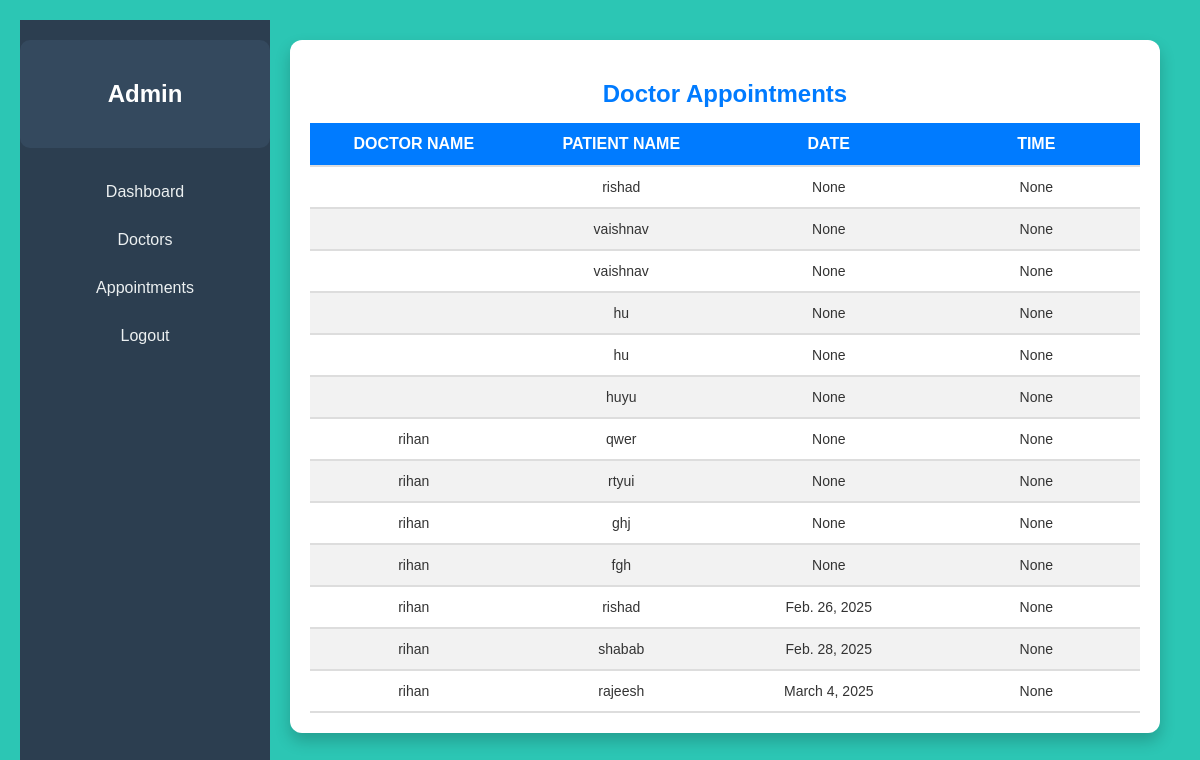
Before: /api/viewappointment with the older database file.
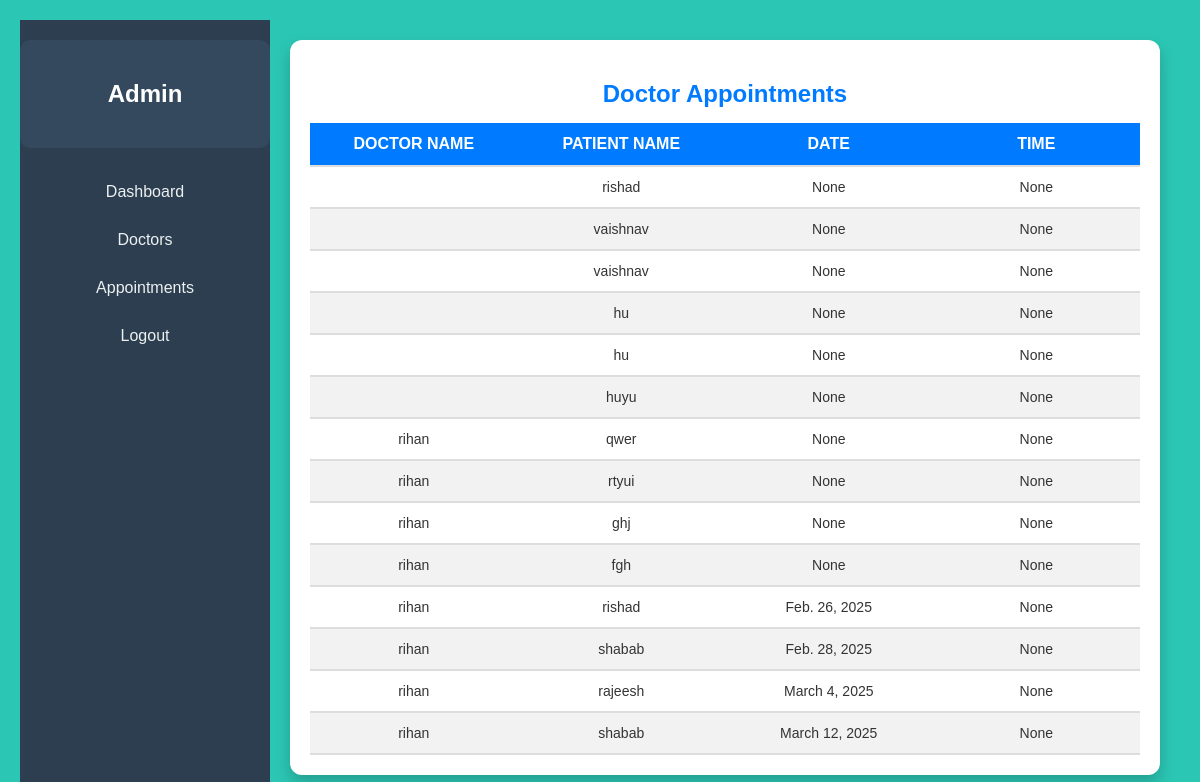
After: the same page with the newer database file.
### Predictivehealthapp/models.py (models this page shows)
class bookinginfoTable(models.Model):
    USERID=models.ForeignKey(userTable,on_delete=models.CASCADE,null=True,blank=True,related_name='userid')
    DOCTORID=models.ForeignKey(DoctorTable,on_delete=models.CASCADE,null=True,blank=True,)
    patient_name=models.CharField(max_length=300,null=True,blank=True)
    patient_age=models.CharField(max_length=300,null=True,blank=True)
    patient_height=models.CharField(max_length=300,null=True,blank=True)
    patient_weight=models.CharField(max_length=300,null=True,blank=True)
    patient_addr=models.CharField(max_length=300,null=True,blank=True)
    APPOINTMENTDATE=models.DateField(null=True,blank=True)
    APPOINTMENTTIME=models.TimeField(null=True,blank=True)
    visitReason=models.CharField(max_length=300,null=True,blank=True)
    status=models.CharField(max_length=20,null=True,blank=True)

class DoctorTable(models.Model):
    LOGINID=models.ForeignKey(LoginTable,on_delete=models.CASCADE,null=True,blank=True)
    Name=models.CharField(max_length=20,null=True,blank=True)
    specialization=models.CharField(max_length=20,null=True,blank=True)
    qualification=models.CharField(max_length=20,null=True,blank=True)
    phone=models.BigIntegerField(null=True,blank=True)
    email=models.CharField(max_length=255,null=True,blank=True)
    avg_rating=models.DecimalField(max_digits=3, decimal_places=2,null=True,blank=True)
    status=models.CharField(max_length=20,null=True,blank=True)

### Predictivehealthapp/views.py (the view)
# urls.py: path('viewappointment',viewappointment.as_view(),name="viewappointment"),
class viewappointment(View):
    def get(self,request):
        obj=bookinginfoTable.objects.all()
        return render(request,'administrator/view-appointment.html',{'obj':obj})

### templates/administrator/view-appointment.html (shortened to what this page needs)
{% extends 'administrator/admin-dashboard.html' %}
    {% block body %}
    <div class="appointment-container">
        <h2 class="title">Doctor Appointments</h2>
        <div class="responsive-table-container">
            <table class="responsive-table">
                <thead>
                    <tr>
                        <th>Doctor Name</th>
                        <th>Patient Name</th>
                        <th>Date</th>
                        <th>Time</th>
                    </tr>
                </thead>
                <tbody>
                    {% for i in obj %}
                    <tr>
                        <td>{{ i.DOCTORID.Name }}</td>
                        <td>{{ i.patient_name }}</td>
                        <td>{{ i.APPOINTMENTDATE }}</td>
                        <td>{{ i.APPOINTMENTTIME }}</td>
                    </tr>
                    {% endfor %}
                </tbody>
            </table>
        </div>
    </div>
    {% endblock %}

Changed rows visible on the page:
added bookinginfoTable: DOCTORID.Name "rihan", patient_name "shabab", APPOINTMENTDATE "March 12, 2025", APPOINTMENTTIME "None"
